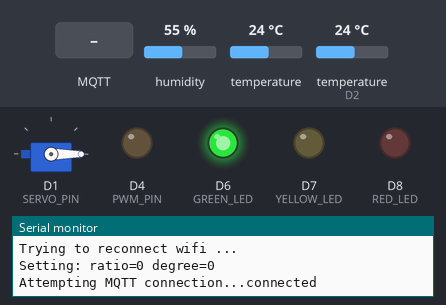
Simulated run of this sketch. Board: ESP8266 (NodeMCU). Shown: servo, output pins drawn as LEDs (lit = HIGH), the last lines printed to the serial monitor. Inputs (shaded band) come from the test bench; at power-on: humidity 55 %, temperature 24 °C, temperature (sensor on D2) 24 °C. WiFi joins after 1.5 s; servers stay silent unless stated; no MQTT or app messages arrive unless stated.

Above: at 7.8 s.
7.9 s: MQTT message "90" arrives on the first subscribed topic
At 8.4 s:
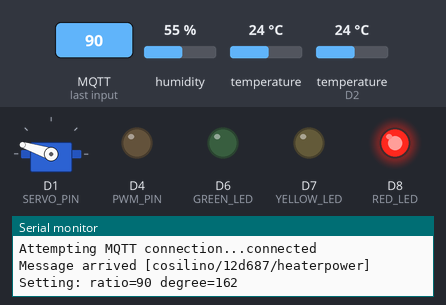
9.5 s: MQTT message "5" arrives on the first subscribed topic
At 10.83 s:
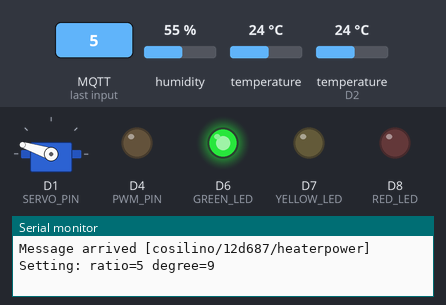
12.3 s: MQTT message "200" arrives on the first subscribed topic
At 14.1 s:
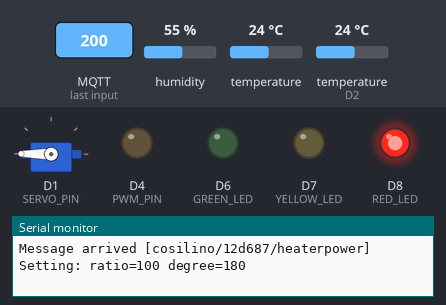
14.4 s: MQTT message "1" arrives on the first subscribed topic
At 15.03 s:
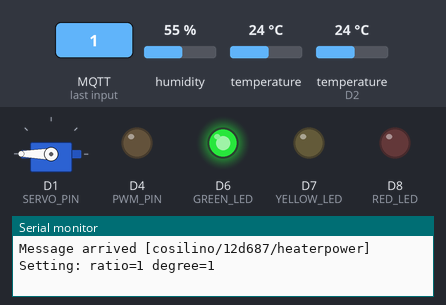
Timing chart, 0 to 17.4 s (numbered marks = the images above; inputs shaded):
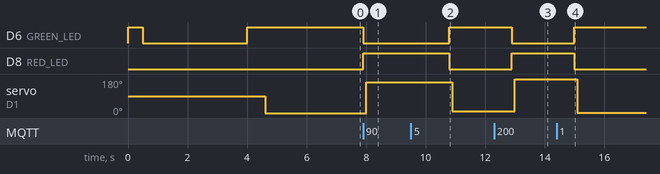

The sketch:

cosilino-device.ino
```cpp
// (licence header left out)
/*
 * cosilino (device software)
 *
 * This program for the ESP8266 reads temperatures from a DS18B20 temperature
 * sensor and a DHT-22 temperature and humidity sensor and allows to set
 * a servo turn degree from 0-180 in percent. (180° == 100).
 *
 * A status is published every 10 seconds on a mqtt topic and the servo commands
 * are read from a different topic.
 *
 * Author: Jonas Hahn <jonas.hahn@datenhahn.de>
 * */

#include <Servo.h>
#include <OneWire.h>
#include <DallasTemperature.h>
#include "DHTesp.h"
#include <ESP8266WiFi.h>
#include <PubSubClient.h>
#include <WiFiManager.h>

/* define ESP8266 pin usage*/
#define SERVO_PIN D1
#define PWM_PIN D4
#define RED_LED D8
#define YELLOW_LED D7
#define GREEN_LED D6
#define ONE_WIRE_BUS D2  // DS18B20 pin
#define DHTPIN D3
#define DHTTYPE DHT22 //DHT11, DHT21, DHT22

/* general constants */
#define MAX_SERVO_DEGREE 180
#define TOPIC_PREFIX "cosilino"
#define OUT_SUFFIX "status"
#define IN_SUFFIX "heaterpower"
#define MQTT_SERVER "cosilino-gateway"
#define DEFAULT_AP_PW "warmandcosy"
#define PUBLISH_INTERVAL_MS 10000

Servo servo;
WiFiManager wifiManager;
WiFiClient espClient;
PubSubClient client(espClient);
OneWire oneWire(ONE_WIRE_BUS);
DallasTemperature DS18B20(&oneWire);
DHTesp dht;

int globalHeatRatio = 0;
long lastMsg = 0;

void setup() {

    setupLedPins();
    Serial.begin(115200);

    flashLed(GREEN_LED, 5);

    Serial.println("Trying to reconnect wifi ...");

    wifiManager.setAPCallback(configModeCallback);
    String apName = "cosilino-" + getDeviceId();
    wifiManager.autoConnect(apName.c_str(), DEFAULT_AP_PW);

    onlyGreenLed();
    delay(500);

    dht.setup(DHTPIN);
    client.setServer(MQTT_SERVER, 1883);
    client.setCallback(callback);
    setHeatRatio(0);
}


void loop() {

    if (!client.connected()) {
        reconnect();
    }
    client.loop();

    long now = millis();
    if (now - lastMsg > PUBLISH_INTERVAL_MS) {
        lastMsg = now;
        publishMessage();
    }

}


/**
 * Called by WifiManager when it enters config mode.
 * Sets all LEDs to on.
 */
void configModeCallback(WiFiManager *myWiFiManager) {
    Serial.println("Entered config mode");
    Serial.println(WiFi.softAPIP());
    Serial.println(myWiFiManager->getConfigPortalSSID());
    allLedsOn();
}

void publishMessage() {
    float roomHumidity = dht.getHumidity();
    float roomTemperature = dht.getTemperature();

    DS18B20.requestTemperatures();
    float heaterTemperature = DS18B20.getTempCByIndex(0);

    String mqttMessage = "{\"deviceId\":\"" + getDeviceId() + "\",";
    mqttMessage += "\"roomHum\":" + String(roomHumidity) + ",";
    mqttMessage += "\"roomTemp\":" + String(roomTemperature) + ",";
    mqttMessage += "\"heaterTemp\":" + String(heaterTemperature) + ",";
    mqttMessage += "\"heaterPower\":" + String(globalHeatRatio) + "}";

    Serial.print("Publish message: ");
    Serial.println(mqttMessage.c_str());

    String outTopic = String(TOPIC_PREFIX) + "/" + getDeviceId() + "/" + OUT_SUFFIX;
    client.publish(outTopic.c_str(), mqttMessage.c_str());
}

void setHeatRatio(int heatRatio) {

    if (heatRatio < 0) {
        heatRatio = 0;
    }

    if (heatRatio > 100) {
        heatRatio = 100;
    }

    globalHeatRatio = heatRatio;

    if (heatRatio > 66) {
        onlyRedLed();
    } else if (heatRatio > 33) {
        onlyYellowLed();
    } else {
        onlyGreenLed();
    }

    int servoDegree = heatRatioToDegree(heatRatio);

    String output =
            "Setting: ratio=" + String(heatRatio) + " degree=" + String(servoDegree) + "\n";

    Serial.write(output.c_str());

    /* It is important here to attach and detach the servo. Otherwise it would constantly try to adjust its position,
     * which results in a constant buzzing noise if it is not able to move fully to the desired position.
     */
    servo.attach(SERVO_PIN);
    delay(100);
    servo.write(servoDegree);
    delay(2000);
    servo.detach();
}

int heatRatioToDegree(int heatRatio) {
    return MAX_SERVO_DEGREE * heatRatio / 100;
}

void callback(char *topic, byte *payload, unsigned int length) {
    Serial.print("Message arrived [");
    Serial.print(topic);
    Serial.print("] ");

    String input = String((char *) payload);
    int heatRatio = input.toInt();
    setHeatRatio(heatRatio);
}

String getDeviceId() {
    return String(ESP.getChipId(), HEX);
}

void reconnect() {
    // Loop until we're reconnected
    while (!client.connected()) {
        Serial.print("Attempting MQTT connection...");
        // Attempt to connect
        if (client.connect("ESP8266Client")) {
            Serial.println("connected");

            String inTopic = String(TOPIC_PREFIX) + "/" + getDeviceId() + "/" + IN_SUFFIX;
            client.subscribe(inTopic.c_str());
        } else {
            Serial.print("failed, rc=");
            Serial.print(client.state());
            Serial.println(" try again in 5 seconds");
            // Wait 5 seconds before retrying
            delay(5000);
        }
    }
}

/**
 * LED control
 */

void flashLed(int led, int times) {
    digitalWrite(led, HIGH);

    for (int i = 0; i < times; i++) {
        delay(500);
        digitalWrite(led, LOW);
    }
}

void setupLedPins() {
    pinMode(PWM_PIN, OUTPUT);
    pinMode(RED_LED, OUTPUT);
    pinMode(YELLOW_LED, OUTPUT);
    pinMode(GREEN_LED, OUTPUT);
    allLedsOff();
}

void allLedsOff() {
    digitalWrite(RED_LED, LOW);
    digitalWrite(YELLOW_LED, LOW);
    digitalWrite(GREEN_LED, LOW);
}

void allLedsOn() {
    digitalWrite(RED_LED, HIGH);
    digitalWrite(YELLOW_LED, HIGH);
    digitalWrite(GREEN_LED, HIGH);
}

void onlyRedLed() {
    allLedsOff();
    digitalWrite(RED_LED, HIGH);
}

void onlyYellowLed() {
    allLedsOff();
    digitalWrite(YELLOW_LED, HIGH);
}

void onlyGreenLed() {
    allLedsOff();
    digitalWrite(GREEN_LED, HIGH);
}
```

Measured:
- after the input at 7.9 s, D6 (GREEN_LED): HIGH → LOW at once; D8 (RED_LED): LOW → HIGH at once; servo on D1 (SERVO_PIN): 0° → 162° after 0.10 s
- after the input at 9.5 s, D6 (GREEN_LED): LOW → HIGH after 1.3 s; D8 (RED_LED): HIGH → LOW after 1.3 s; servo on D1 (SERVO_PIN): 162° → 9° after 1.4 s
- after the input at 12.3 s, D6 (GREEN_LED): HIGH → LOW after 0.59 s; D8 (RED_LED): LOW → HIGH after 0.59 s; servo on D1 (SERVO_PIN): 9° → 180° after 0.69 s
- after the input at 14.4 s, D6 (GREEN_LED): LOW → HIGH after 0.59 s; D8 (RED_LED): HIGH → LOW after 0.59 s; servo on D1 (SERVO_PIN): 180° → 1° after 0.69 s
